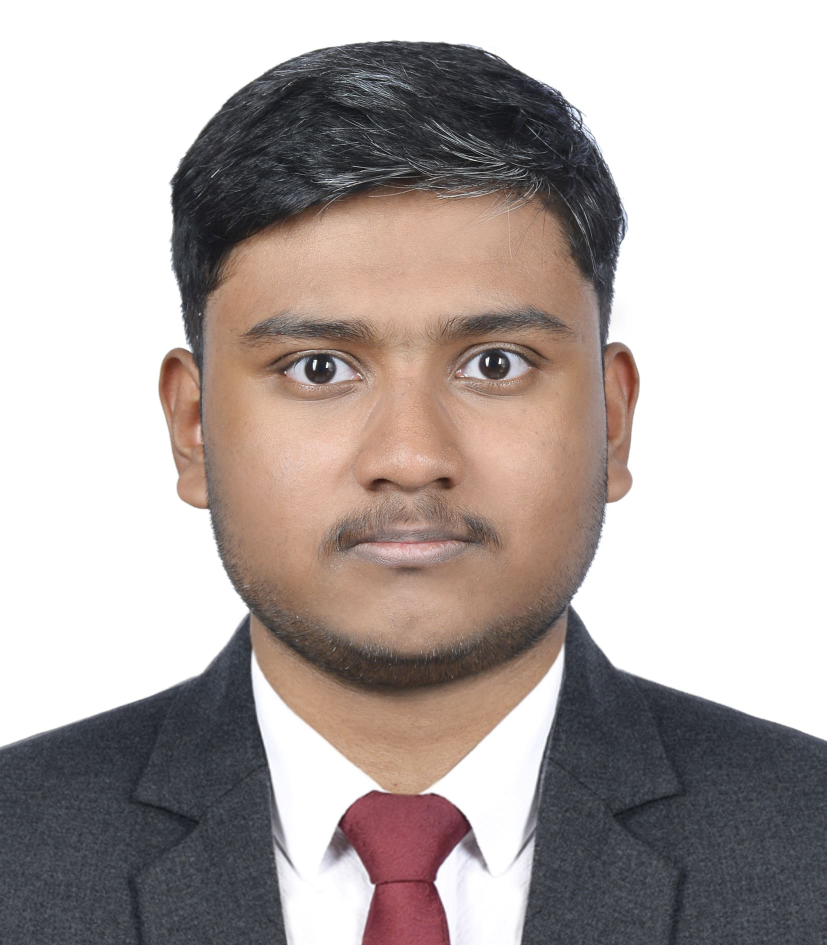
#> input picture Joel_John_Jobinse_Photo.jpg, 1654 x 1890 px (shown at 1/2 size)
$ jupyter execute Exp4.ipynb
#> lines starting #> are read from the running program, lines starting #| are printed output that depends on the picture
# EXP 4 - Image Transformations

## Name: Joel John Jobinse
## Reg No: 212223240062

[cell 1]
import cv2
import numpy as np
import matplotlib.pyplot as plt
# Step 1: Load the image
image = cv2.imread('Joel_John_Jobinse_Photo.jpg')  # Load the image from file
#> image is the input picture: shape (1890, 1654, 3); mean B, G, R 166.9, 169.7, 178.9
# Display the original image
plt.imshow(cv2.cvtColor(image, cv2.COLOR_BGR2RGB))  # Convert BGR to RGB for correct display
plt.title("Original Image")
plt.axis('off')

[cell 2]
# Step 2: Image Translation
tx, ty = 100, 50  # Translation factors (shift by 100 pixels horizontally and 50 vertically)
M_translation = np.float32([[1, 0, tx], [0, 1, ty]])  # Translation matrix:
# [1, 0, tx] - Horizontal shift by tx
# [0, 1, ty] - Vertical shift by ty
translated_image = cv2.warpAffine(image, M_translation, (image.shape[1], image.shape[0]))
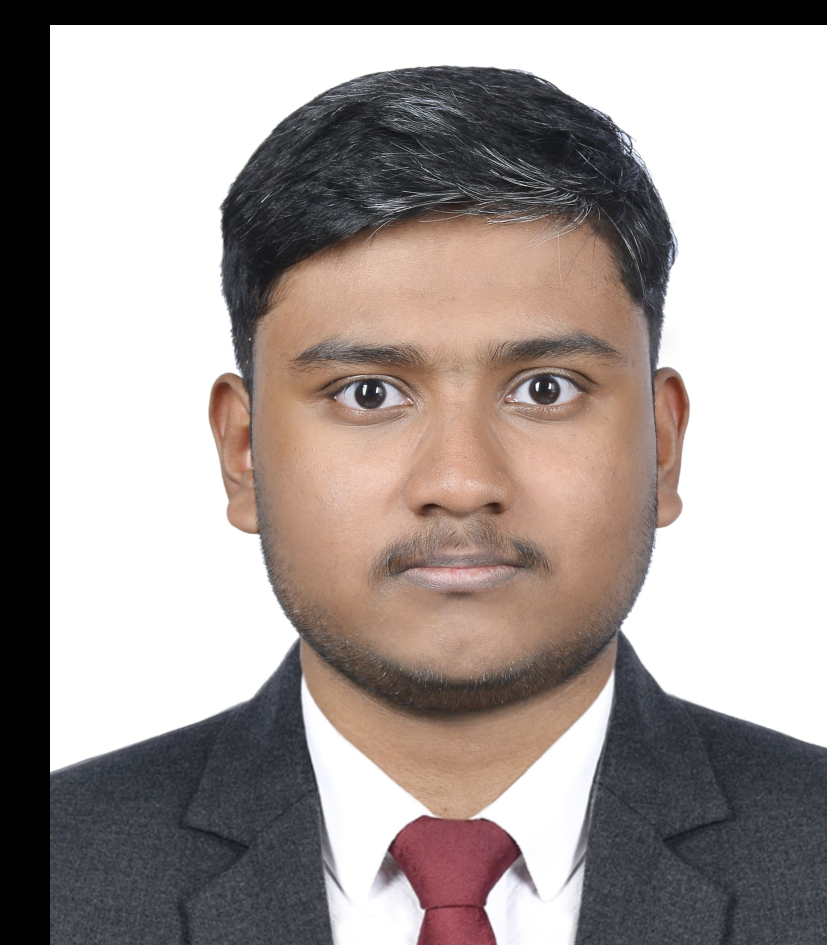
#> translated_image: shape (1890, 1654, 3) (shown at 1/2 size); mean B, G, R 151.1, 154.2, 163.3
plt.imshow(cv2.cvtColor(translated_image, cv2.COLOR_BGR2RGB))  # Display the translated image
plt.title("Translated Image")
plt.axis('off')

[cell 3]
# Step 3: Image Scaling
fx, fy = 5.0, 2.0  # Scaling factors (1.5x scaling for both width and height)
scaled_image = cv2.resize(image, None, fx=fx, fy=fy, interpolation=cv2.INTER_LINEAR)
# resize: Resize the image by scaling factors fx, fy
# INTER_LINEAR: Uses bilinear interpolation for resizing
plt.imshow(cv2.cvtColor(scaled_image, cv2.COLOR_BGR2RGB))  # Display the scaled image
plt.title("Scaled Image")  # Set title
plt.axis('off')
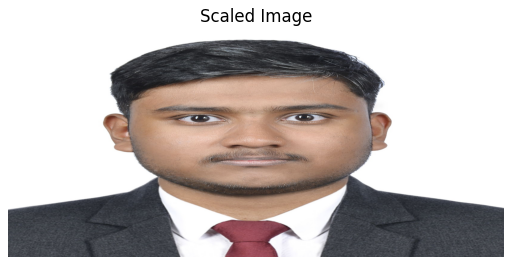
#> figure drawn by matplotlib, 1 panel

[cell 4]
# Step 4: Image Shearing
shear_matrix = np.float32([[1, 0.5, 0], [0.5, 1, 0]])  # Shearing matrix
# The matrix shears the image by a factor of 0.5 in both x and y directions
# [1, 0.5, 0] - Shear along the x-axis (horizontal)
# [0.5, 1, 0] - Shear along the y-axis (vertical)
sheared_image = cv2.warpAffine(image, shear_matrix, (image.shape[1], image.shape[0]))
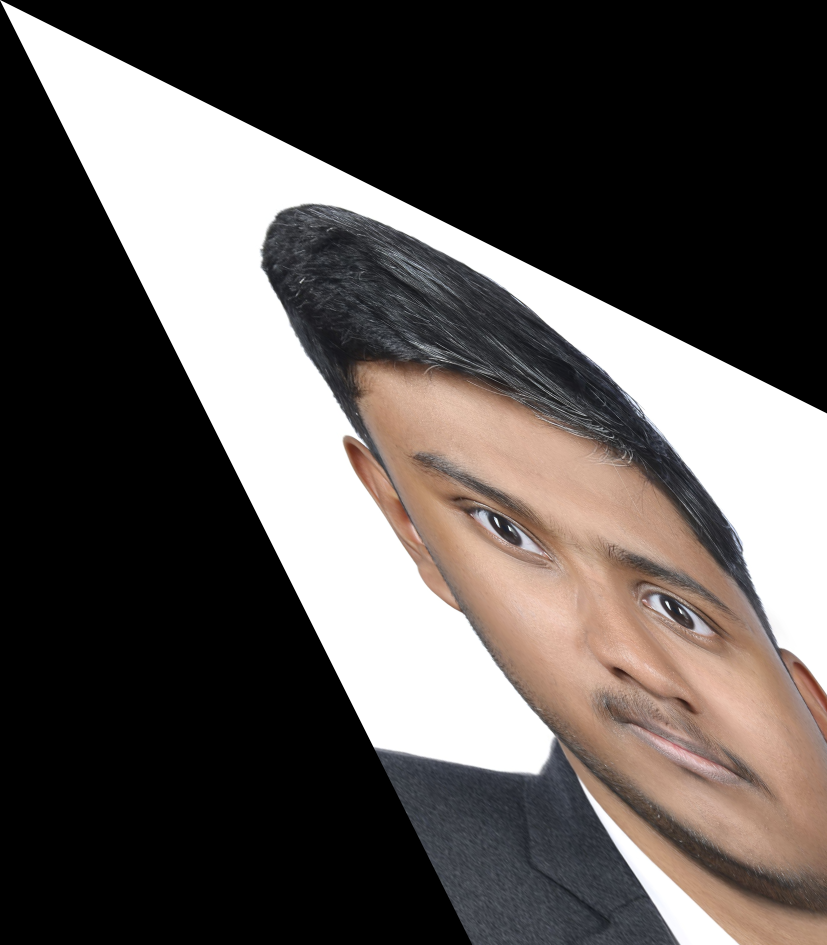
#> sheared_image: shape (1890, 1654, 3) (shown at 1/2 size); mean B, G, R 81.8, 84.5, 90.3
plt.imshow(cv2.cvtColor(sheared_image, cv2.COLOR_BGR2RGB))  # Display the sheared image
plt.title("Sheared Image")  # Set title
plt.axis('off')

[cell 5]
# Step 5: Image Reflection
reflected_image = cv2.flip(image, 2)  # Flip the image horizontally (1 means horizontal flip)
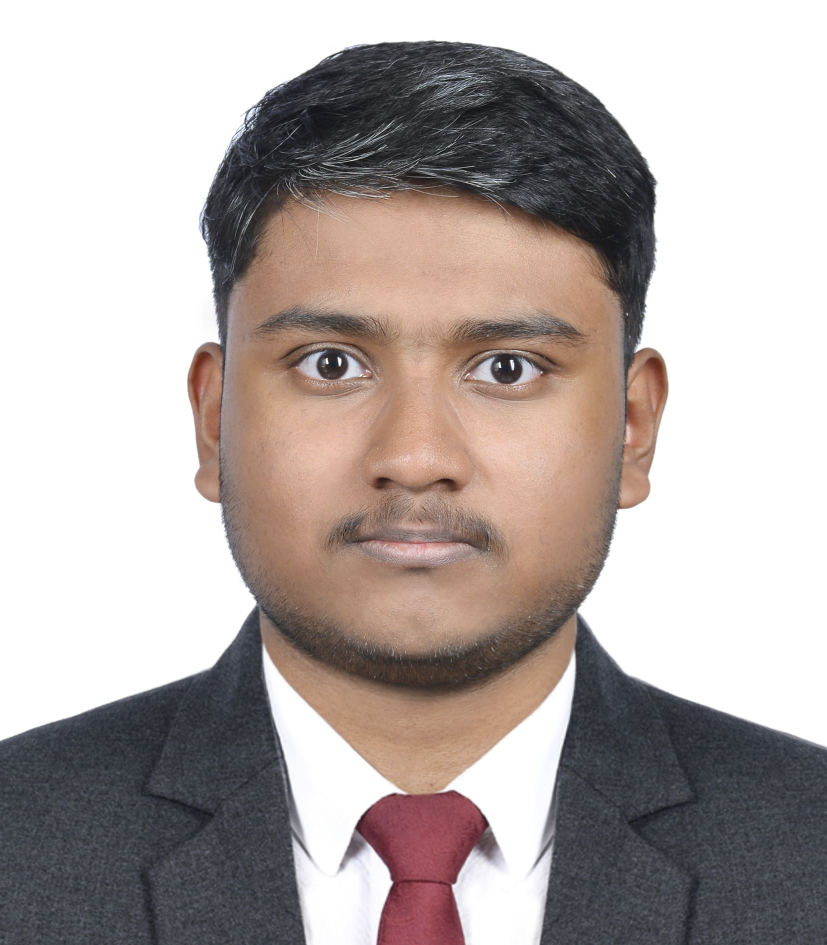
#> reflected_image: shape (1890, 1654, 3) (shown at 1/2 size); mean B, G, R 166.9, 169.7, 178.9
# flip: 1 means horizontal flip, 0 would be vertical flip, -1 would flip both axes
plt.imshow(cv2.cvtColor(reflected_image, cv2.COLOR_BGR2RGB))  # Display the reflected image
plt.title("Reflected Image")  # Set title
plt.axis('off')

[cell 6]
# Step 6: Image Rotation
(height, width) = image.shape[:2]  # Get the image height and width
#> height = 1890; width = 1654
angle = 45  # Rotation angle in degrees (rotate by 45 degrees)
center = (width // 2, height // 2)  # Set the center of rotation to the image center
#> center = (827, 945)
M_rotation = cv2.getRotationMatrix2D(center, angle, 1)  # Get the rotation matrix
# getRotationMatrix2D: Takes the center of rotation, angle, and scale factor (1 means no scaling)
rotated_image = cv2.warpAffine(image, M_rotation, (width, height))  # Apply rotation
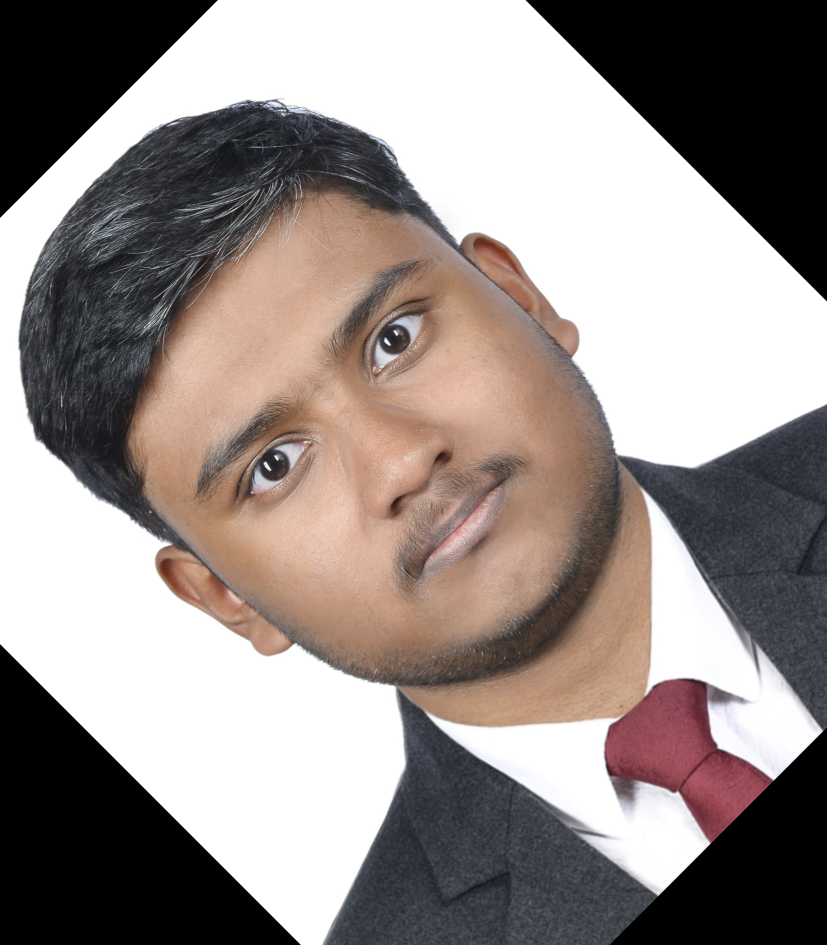
#> rotated_image: shape (1890, 1654, 3) (shown at 1/2 size); mean B, G, R 136.9, 140.2, 149.8
plt.imshow(cv2.cvtColor(rotated_image, cv2.COLOR_BGR2RGB))  # Display the rotated image
plt.title("Rotated Image")  # Set title
plt.axis('off')

[cell 7]
x, y, w, h = 300, 200, 500, 250  # Define the top-left corner (x, y) and the width (w) and height (h) of the crop
# Cropping the image from coordinates (x, y) to (x+w, y+h)
cropped_image = image[y:y+h, x:x+w]
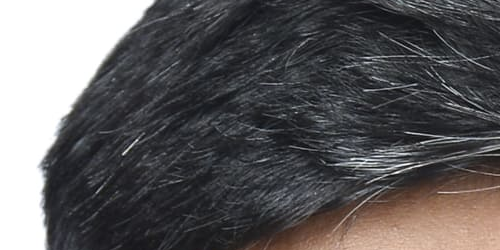
#> cropped_image: shape (250, 500, 3); mean B, G, R 92.5, 91.3, 93.5
# The crop is performed by slicing the image array in the y and x directions
plt.imshow(cv2.cvtColor(cropped_image, cv2.COLOR_BGR2RGB))  # Display the cropped image
plt.title("Cropped Image")  # Set title
plt.axis('off')
